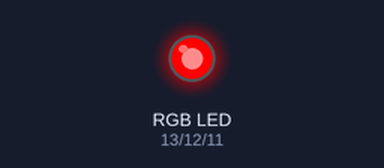
Bench run of a sketch on a simulated Arduino Uno, built with avr-gcc and run on an emulated ATmega328P. On the bench: an RGB LED mixed from three pins (HIGH = lit).

Above: at 0.5 s.
At 1.5 s:
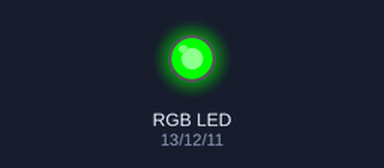
At 5.5 s:
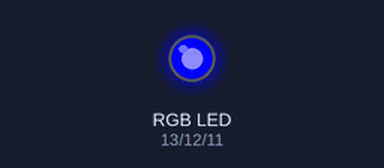
Timing chart, 0 to 6.9 s (numbered marks = the images above):
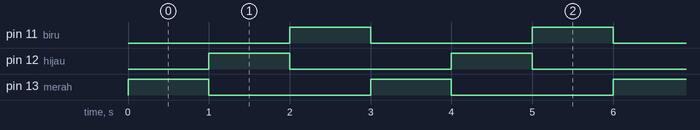

The sketch:

S1_Code_class4_PT5.ino
```cpp
// Pin LED RGB
int merah = 13;
int hijau = 12;
int biru = 11;

void setup() {
  pinMode(merah, OUTPUT);
  pinMode(hijau, OUTPUT);
  pinMode(biru, OUTPUT);
}

void loop() {

  // 🔴 Menyalakan warna merah
  digitalWrite(merah, HIGH);
  digitalWrite(hijau, LOW);
  digitalWrite(biru, LOW);
  delay(1000);

  // 🟢 Menyalakan warna hijau
  digitalWrite(merah, LOW);
  digitalWrite(hijau, HIGH);
  digitalWrite(biru, LOW);
  delay(1000);

  // 🔵 Menyalakan warna biru
  digitalWrite(merah, LOW);
  digitalWrite(hijau, LOW);
  digitalWrite(biru, HIGH);
  delay(1000);
}
```

Measured:
- by itself, pin 11 (biru), pin 12 (hijau), pin 13 (merah): alternates HIGH for 1.0 s and LOW for 2.0 s
- by itself, everything shown: repeats every 3.0 s, in 3 steps
